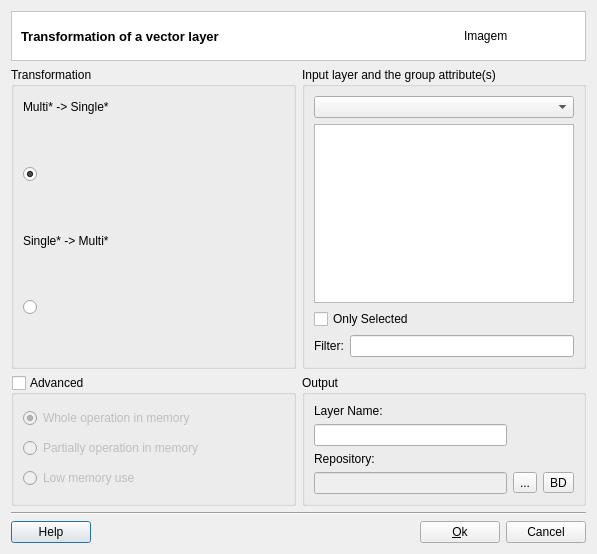
<?xml version="1.0" encoding="UTF-8"?>
<ui version="4.0">
 <class>TransformationDialogForm</class>
 <widget class="QDialog" name="TransformationDialogForm">
  <property name="geometry">
   <rect>
    <x>0</x>
    <y>0</y>
    <width>597</width>
    <height>545</height>
   </rect>
  </property>
  <property name="windowTitle">
   <string>Transformation of a vector layer</string>
  </property>
  <layout class="QGridLayout" name="gridLayout_8">
   <item row="0" column="0">
    <layout class="QGridLayout" name="gridLayout_7">
     <item row="0" column="0">
      <widget class="QFrame" name="frame_2">
       <property name="styleSheet">
        <string notr="true">QWidget { background: white }</string>
       </property>
       <property name="frameShape">
        <enum>QFrame::StyledPanel</enum>
       </property>
       <property name="frameShadow">
        <enum>QFrame::Sunken</enum>
       </property>
       <layout class="QGridLayout" name="gridLayout" columnstretch="1,0">
        <property name="topMargin">
         <number>0</number>
        </property>
        <property name="bottomMargin">
         <number>0</number>
        </property>
        <property name="horizontalSpacing">
         <number>9</number>
        </property>
        <item row="0" column="0">
         <widget class="QLabel" name="m_datasourceTypeTitleLabel">
          <property name="font">
           <font>
            <pointsize>10</pointsize>
            <weight>75</weight>
            <bold>true</bold>
           </font>
          </property>
          <property name="text">
           <string>Transformation of a vector layer</string>
          </property>
         </widget>
        </item>
        <item row="0" column="1">
         <widget class="QLabel" name="m_imgLabel">
          <property name="minimumSize">
           <size>
            <width>112</width>
            <height>48</height>
           </size>
          </property>
          <property name="maximumSize">
           <size>
            <width>48</width>
            <height>48</height>
           </size>
          </property>
          <property name="text">
           <string>Imagem</string>
          </property>
         </widget>
        </item>
       </layout>
      </widget>
     </item>
     <item row="1" column="0">
      <layout class="QGridLayout" name="gridLayout_6">
       <item row="0" column="0">
        <widget class="QGroupBox" name="m_transformationGroupBox">
         <property name="minimumSize">
          <size>
           <width>276</width>
           <height>302</height>
          </size>
         </property>
         <property name="title">
          <string>Transformation</string>
         </property>
         <layout class="QGridLayout" name="gridLayout_10">
          <item row="0" column="0">
           <widget class="QLabel" name="m_multiToSingleLabel">
            <property name="text">
             <string>Multi* -&gt; Single*</string>
            </property>
           </widget>
          </item>
          <item row="1" column="0">
           <widget class="QRadioButton" name="m_multToSimpleRadioButton">
            <property name="minimumSize">
             <size>
              <width>230</width>
              <height>100</height>
             </size>
            </property>
            <property name="text">
             <string/>
            </property>
            <property name="checked">
             <bool>true</bool>
            </property>
           </widget>
          </item>
          <item row="2" column="0">
           <widget class="QLabel" name="m_singleToMultLabel_2">
            <property name="text">
             <string>Single* -&gt; Multi*</string>
            </property>
           </widget>
          </item>
          <item row="3" column="0">
           <widget class="QRadioButton" name="m_simpleToMultRadioButton">
            <property name="minimumSize">
             <size>
              <width>230</width>
              <height>100</height>
             </size>
            </property>
            <property name="text">
             <string/>
            </property>
           </widget>
          </item>
         </layout>
        </widget>
       </item>
       <item row="0" column="1">
        <widget class="QGroupBox" name="m_inputLayerGroupBox">
         <property name="title">
          <string>Input layer and the group attribute(s)</string>
         </property>
         <layout class="QGridLayout" name="gridLayout_5">
          <item row="0" column="0">
           <widget class="QComboBox" name="m_layersComboBox"/>
          </item>
          <item row="1" column="0">
           <widget class="QListWidget" name="m_propertieslistWidget">
            <property name="selectionMode">
             <enum>QAbstractItemView::MultiSelection</enum>
            </property>
           </widget>
          </item>
          <item row="2" column="0">
           <widget class="QCheckBox" name="m_onlySelectedCheckBox">
            <property name="text">
             <string>Only Selected</string>
            </property>
           </widget>
          </item>
          <item row="3" column="0">
           <layout class="QGridLayout" name="gridLayout_4">
            <item row="0" column="0">
             <widget class="QLabel" name="label_6">
              <property name="text">
               <string>Filter:</string>
              </property>
             </widget>
            </item>
            <item row="0" column="1">
             <widget class="QLineEdit" name="m_filterLineEdit"/>
            </item>
           </layout>
          </item>
         </layout>
        </widget>
       </item>
       <item row="1" column="0">
        <widget class="QGroupBox" name="m_advancedOptionsGroupBox">
         <property name="sizePolicy">
          <sizepolicy hsizetype="MinimumExpanding" vsizetype="Preferred">
           <horstretch>0</horstretch>
           <verstretch>0</verstretch>
          </sizepolicy>
         </property>
         <property name="title">
          <string>Advanced</string>
         </property>
         <property name="flat">
          <bool>false</bool>
         </property>
         <property name="checkable">
          <bool>true</bool>
         </property>
         <property name="checked">
          <bool>false</bool>
         </property>
         <layout class="QVBoxLayout" name="verticalLayout">
          <item>
           <widget class="QRadioButton" name="m_wholeMemRadioButton">
            <property name="toolTip">
             <string>operation with all layers in memory</string>
            </property>
            <property name="text">
             <string>Whole operation in memory</string>
            </property>
            <property name="checked">
             <bool>true</bool>
            </property>
           </widget>
          </item>
          <item>
           <widget class="QRadioButton" name="m_partiallyMemRadioButton">
            <property name="toolTip">
             <string>operation with only one layer in memory</string>
            </property>
            <property name="text">
             <string>Partially operation in memory</string>
            </property>
           </widget>
          </item>
          <item>
           <widget class="QRadioButton" name="m_lowMemRadioButton">
            <property name="toolTip">
             <string>operation without memory use</string>
            </property>
            <property name="text">
             <string>Low memory use</string>
            </property>
           </widget>
          </item>
         </layout>
        </widget>
       </item>
       <item row="1" column="1">
        <widget class="QGroupBox" name="m_outputGroupBox">
         <property name="sizePolicy">
          <sizepolicy hsizetype="Preferred" vsizetype="Preferred">
           <horstretch>0</horstretch>
           <verstretch>0</verstretch>
          </sizepolicy>
         </property>
         <property name="title">
          <string>Output</string>
         </property>
         <layout class="QGridLayout" name="gridLayout_3">
          <item row="1" column="0">
           <widget class="QLineEdit" name="m_newLayerNameLineEdit"/>
          </item>
          <item row="3" column="2">
           <widget class="QToolButton" name="m_targetDatasourceToolButton">
            <property name="minimumSize">
             <size>
              <width>0</width>
              <height>0</height>
             </size>
            </property>
            <property name="text">
             <string>BD</string>
            </property>
           </widget>
          </item>
          <item row="2" column="0">
           <widget class="QLabel" name="label_4">
            <property name="text">
             <string>Repository:</string>
            </property>
           </widget>
          </item>
          <item row="3" column="1">
           <widget class="QToolButton" name="m_targetFileToolButton">
            <property name="minimumSize">
             <size>
              <width>0</width>
              <height>0</height>
             </size>
            </property>
            <property name="text">
             <string>...</string>
            </property>
           </widget>
          </item>
          <item row="3" column="0">
           <widget class="QLineEdit" name="m_repositoryLineEdit">
            <property name="enabled">
             <bool>false</bool>
            </property>
           </widget>
          </item>
          <item row="0" column="0">
           <widget class="QLabel" name="label_3">
            <property name="text">
             <string>Layer Name:</string>
            </property>
           </widget>
          </item>
         </layout>
        </widget>
       </item>
      </layout>
     </item>
     <item row="2" column="0">
      <widget class="Line" name="line_2">
       <property name="orientation">
        <enum>Qt::Horizontal</enum>
       </property>
      </widget>
     </item>
     <item row="3" column="0">
      <layout class="QGridLayout" name="gridLayout_2">
       <item row="0" column="0">
        <widget class="QPushButton" name="m_helpPushButton">
         <property name="text">
          <string>Help</string>
         </property>
        </widget>
       </item>
       <item row="0" column="1">
        <spacer name="horizontalSpacer">
         <property name="orientation">
          <enum>Qt::Horizontal</enum>
         </property>
         <property name="sizeHint" stdset="0">
          <size>
           <width>40</width>
           <height>20</height>
          </size>
         </property>
        </spacer>
       </item>
       <item row="0" column="2">
        <widget class="QPushButton" name="m_okPushButton">
         <property name="text">
          <string>&amp;Ok</string>
         </property>
        </widget>
       </item>
       <item row="0" column="3">
        <widget class="QPushButton" name="m_cancelPushButton">
         <property name="text">
          <string>Cancel</string>
         </property>
        </widget>
       </item>
      </layout>
     </item>
    </layout>
   </item>
  </layout>
  <zorder></zorder>
 </widget>
 <resources/>
 <connections/>
</ui>
